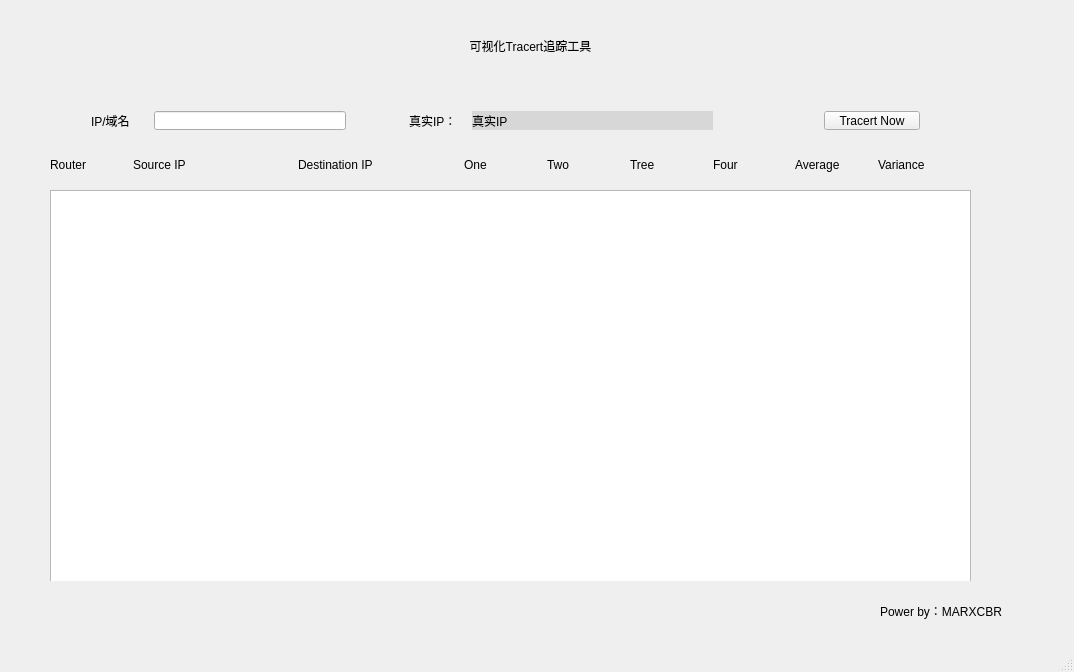
<?xml version="1.0" encoding="UTF-8"?>
<ui version="4.0">
 <class>TracertClass</class>
 <widget class="QMainWindow" name="TracertClass">
  <property name="geometry">
   <rect>
    <x>0</x>
    <y>0</y>
    <width>1074</width>
    <height>672</height>
   </rect>
  </property>
  <property name="windowTitle">
   <string>Tracert</string>
  </property>
  <widget class="QWidget" name="centralWidget">
   <widget class="QWidget" name="widget" native="true">
    <property name="geometry">
     <rect>
      <x>10</x>
      <y>0</y>
      <width>1001</width>
      <height>581</height>
     </rect>
    </property>
    <widget class="QWidget" name="horizontalLayoutWidget">
     <property name="geometry">
      <rect>
       <x>70</x>
       <y>100</y>
       <width>851</width>
       <height>41</height>
      </rect>
     </property>
     <layout class="QHBoxLayout" name="horizontalLayout" stretch="1,4,1,0,5,2,2">
      <property name="spacing">
       <number>15</number>
      </property>
      <item>
       <widget class="QLabel" name="label">
        <property name="sizePolicy">
         <sizepolicy hsizetype="Preferred" vsizetype="Expanding">
          <horstretch>0</horstretch>
          <verstretch>0</verstretch>
         </sizepolicy>
        </property>
        <property name="text">
         <string>IP/域名</string>
        </property>
       </widget>
      </item>
      <item>
       <widget class="QLineEdit" name="lineEdit">
        <property name="sizePolicy">
         <sizepolicy hsizetype="Expanding" vsizetype="Preferred">
          <horstretch>0</horstretch>
          <verstretch>0</verstretch>
         </sizepolicy>
        </property>
       </widget>
      </item>
      <item>
       <spacer name="horizontalSpacer">
        <property name="orientation">
         <enum>Qt::Horizontal</enum>
        </property>
        <property name="sizeHint" stdset="0">
         <size>
          <width>40</width>
          <height>20</height>
         </size>
        </property>
       </spacer>
      </item>
      <item>
       <widget class="QLabel" name="RIP_2">
        <property name="styleSheet">
         <string notr="true"/>
        </property>
        <property name="text">
         <string>真实IP：</string>
        </property>
       </widget>
      </item>
      <item>
       <widget class="QLabel" name="RIP">
        <property name="styleSheet">
         <string notr="true">background-color: rgb(215, 215, 215);</string>
        </property>
        <property name="text">
         <string>真实IP</string>
        </property>
       </widget>
      </item>
      <item>
       <spacer name="horizontalSpacer_2">
        <property name="orientation">
         <enum>Qt::Horizontal</enum>
        </property>
        <property name="sizeHint" stdset="0">
         <size>
          <width>40</width>
          <height>20</height>
         </size>
        </property>
       </spacer>
      </item>
      <item>
       <widget class="QPushButton" name="pushButton">
        <property name="sizePolicy">
         <sizepolicy hsizetype="Minimum" vsizetype="Preferred">
          <horstretch>0</horstretch>
          <verstretch>0</verstretch>
         </sizepolicy>
        </property>
        <property name="text">
         <string>Tracert Now</string>
        </property>
       </widget>
      </item>
     </layout>
    </widget>
    <widget class="QLabel" name="label_2">
     <property name="geometry">
      <rect>
       <x>210</x>
       <y>10</y>
       <width>621</width>
       <height>71</height>
      </rect>
     </property>
     <property name="styleSheet">
      <string notr="true">font: 28pt &quot;Microsoft YaHei UI&quot;;</string>
     </property>
     <property name="text">
      <string>可视化Tracert追踪工具</string>
     </property>
     <property name="alignment">
      <set>Qt::AlignCenter</set>
     </property>
    </widget>
    <widget class="QListWidget" name="listWidget">
     <property name="geometry">
      <rect>
       <x>40</x>
       <y>190</y>
       <width>921</width>
       <height>401</height>
      </rect>
     </property>
    </widget>
    <widget class="QWidget" name="content" native="true">
     <property name="geometry">
      <rect>
       <x>40</x>
       <y>149</y>
       <width>921</width>
       <height>31</height>
      </rect>
     </property>
     <layout class="QHBoxLayout" name="horizontalLayout_2" stretch="1,2,2,1,1,1,1,1,1">
      <property name="spacing">
       <number>0</number>
      </property>
      <property name="leftMargin">
       <number>0</number>
      </property>
      <property name="topMargin">
       <number>0</number>
      </property>
      <property name="rightMargin">
       <number>10</number>
      </property>
      <property name="bottomMargin">
       <number>0</number>
      </property>
      <item>
       <widget class="QLabel" name="A">
        <property name="text">
         <string>Router</string>
        </property>
       </widget>
      </item>
      <item>
       <widget class="QLabel" name="B">
        <property name="text">
         <string>Source IP</string>
        </property>
       </widget>
      </item>
      <item>
       <widget class="QLabel" name="C">
        <property name="text">
         <string>Destination IP</string>
        </property>
       </widget>
      </item>
      <item>
       <widget class="QLabel" name="D">
        <property name="sizePolicy">
         <sizepolicy hsizetype="Preferred" vsizetype="Preferred">
          <horstretch>0</horstretch>
          <verstretch>0</verstretch>
         </sizepolicy>
        </property>
        <property name="styleSheet">
         <string notr="true"/>
        </property>
        <property name="text">
         <string>One</string>
        </property>
       </widget>
      </item>
      <item>
       <widget class="QLabel" name="E">
        <property name="text">
         <string>Two</string>
        </property>
       </widget>
      </item>
      <item>
       <widget class="QLabel" name="F">
        <property name="text">
         <string>Tree</string>
        </property>
       </widget>
      </item>
      <item>
       <widget class="QLabel" name="G">
        <property name="text">
         <string>Four</string>
        </property>
       </widget>
      </item>
      <item>
       <widget class="QLabel" name="H">
        <property name="text">
         <string>Average</string>
        </property>
       </widget>
      </item>
      <item>
       <widget class="QLabel" name="I">
        <property name="text">
         <string>Variance</string>
        </property>
       </widget>
      </item>
     </layout>
    </widget>
   </widget>
   <widget class="QLabel" name="label_3">
    <property name="geometry">
     <rect>
      <x>880</x>
      <y>600</y>
      <width>131</width>
      <height>21</height>
     </rect>
    </property>
    <property name="text">
     <string>Power by：MARXCBR</string>
    </property>
   </widget>
  </widget>
  <widget class="QMenuBar" name="menuBar">
   <property name="geometry">
    <rect>
     <x>0</x>
     <y>0</y>
     <width>1074</width>
     <height>21</height>
    </rect>
   </property>
  </widget>
  <widget class="QStatusBar" name="statusBar"/>
 </widget>
 <layoutdefault spacing="6" margin="11"/>
 <resources>
  <include location="Tracert.qrc"/>
 </resources>
 <connections>
  <connection>
   <sender>pushButton</sender>
   <signal>clicked()</signal>
   <receiver>TracertClass</receiver>
   <slot>tracerting()</slot>
   <hints>
    <hint type="sourcelabel">
     <x>818</x>
     <y>88</y>
    </hint>
    <hint type="destinationlabel">
     <x>805</x>
     <y>646</y>
    </hint>
   </hints>
  </connection>
 </connections>
 <slots>
  <slot>tracerting()</slot>
  <slot>slot2()</slot>
 </slots>
</ui>
